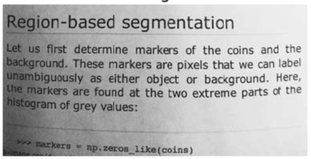
#> input picture M6-Computer Vision/05. Edge detection, perspective transform and Morphological transformations/img/t1.png, 311 x 159 px, shrunk from 574 x 293 before the run
$ jupyter execute 'Morphological Transformations.ipynb'   (shell and % lines are left out)
#> lines starting #> are read from the running program, lines starting #| are printed output that depends on the picture; after the words box and inside, x2 and y2 are one past the last pixel; in counts of white or black regions, pixels touching at a corner belong together
# Computer Vision Morphological Transformations

[cell 1]
import cv2
import numpy as np
import matplotlib.pyplot as plt

## Dilation

[cell 2]
# Create a simple 3 by 3 kernel of ones with numpy
kernel = np.ones((3,3),np.uint8)
kernel

[cell 3]
# Load an image, threshold it (binary_inverse) and apply dilation with openCV, try different number of iterations
text = cv2.imread('img/t1.png',0)
#> text: shape (159, 311); min 24, max 255, mean 176.7
notes =cv2.imread('img/notes.png',0)
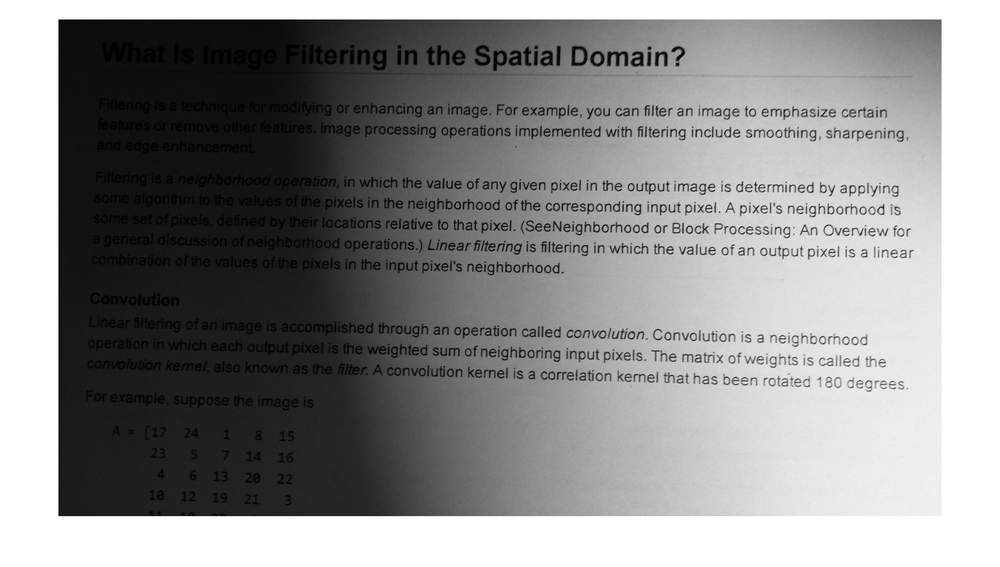
#> input picture M6-Computer Vision/05. Edge detection, perspective transform and Morphological transformations/img/notes.png, 1000 x 567 px, shrunk from 1848 x 1048 before the run
#> notes is the input picture: shape (567, 1000); min 0, max 255, mean 143
ret, th1 = cv2.threshold(text, 75, 255,cv2.THRESH_BINARY_INV)
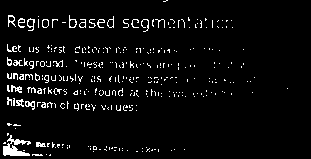
#> th1: shape (159, 311); 4.9% white in thin lines or dots, all inside (x1, y1, x2, y2) = (3, 0, 288, 156)
ret1, otsu =cv2.threshold(text,0,255,cv2.THRESH_BINARY_INV+cv2.THRESH_OTSU)
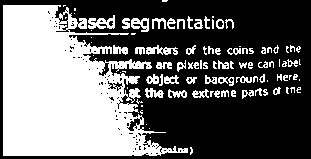
#> otsu: shape (159, 311); 41.3% white; 98 white regions (37 under 20 px), largest, box (x1, y1, x2, y2) and area: (3, 5, 188, 156) 17081, (88, 15, 115, 29) 219, (146, 45, 178, 55) 173
#> ret1 = 168
th_2 = cv2.adaptiveThreshold(text,255,cv2.ADAPTIVE_THRESH_MEAN_C,cv2.THRESH_BINARY,11,9)
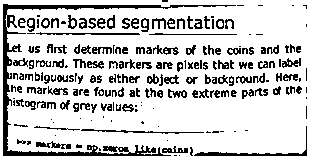
#> th_2: shape (159, 311); 80.3% white; black in thin lines or dots
dil_image =cv2.dilate(th1,kernel, iterations=2)
#> dil_image: shape (159, 311); 26.6% white; 54 white regions, largest, box (x1, y1, x2, y2) and area: (5, 55, 85, 97) 1927, (6, 13, 116, 33) 1449, (121, 15, 192, 34) 928


plt.figure(figsize = (12,10))
plt.imshow(dil_image,cmap='gray')

[cell 4]
# Try with bigger kernels (5,5) and (7,7) or bigger and check what is the difference
kernel_1 =np.ones((5,5),dtype='uint8')
kernel_2 =np.ones((7,7),dtype='uint8')
kernels=[kernel,kernel_1,kernel_2]
image = text.copy()
iteration=[1,2,3]
ret, th = cv2.threshold(image, 75, 255,cv2.THRESH_BINARY_INV)
def dilation(image,kernel):
    for i in range(3):
        dil_image =cv2.dilate(image,kernel, iterations=iteration[i])
    #     plt.figure(figsize=(12,10))
        plt.subplot(2,2, i+1)
        plt.imshow(dil_image,cmap='gray')
        plt.title('iteration:-'+str(iteration[i]))
    plt.show()

dilation(th1,kernels[0])
dilation(th1,kernels[1])
dilation(th1,kernels[2])

[Hint](# "cv2.dilate")

[cell 5]
# Repeat the operation but this time create a special kernel with cv2.getStructuringElement, try different elements
# For example cv2.MORPH_RECT, cv2.MORPH_ELLIPSE and cv2.MORPH_CROSS, etc.
# Compare how the different kernels will affect the image
kernel_E1=cv2.getStructuringElement(cv2.MORPH_RECT,(5,5))
kernel_E2=cv2.getStructuringElement(cv2.MORPH_ELLIPSE,(5,5))
kernel_E3=cv2.getStructuringElement(cv2.MORPH_CROSS,(5,5))

dilation(th1,kernel_E3),dilation(th1,kernels[1]),dilation(th1,kernel_E2)
#> the loop in dilation (call 6), `for i in range(3):` made 3 passes
#> pass 1, in dilation (call 6), `dil_image =cv2.dilate(image,kernel, iterations=iteration[i])`:
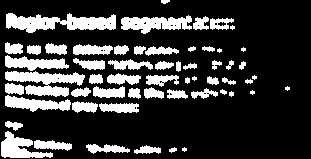
#> dil_image: shape (159, 311); 22.7% white; 57 white regions (8 under 20 px), largest, box (x1, y1, x2, y2) and area: (6, 13, 116, 33) 1318, (5, 71, 85, 97) 1114, (121, 15, 192, 34) 817

## Erosion

[cell 6]
# Using the same kernels, apply Erosion to the thresholded image, make sure to start with a clean image
itera =[1,3,5]
def erosion(image,kernel):
    for i in range(3):
        erosion =cv2.erode(image,kernel,iterations=itera[i])
    #     plt.figure(figsize=(12,10))
        plt.subplot(2,2, i+1)
        plt.imshow(erosion,cmap='gray')
        plt.title('iteration:-'+str(itera[i]))
    plt.show()

[cell 7]
ret, th1 = cv2.threshold(text, 75, 255,cv2.THRESH_BINARY)
ker1=cv2.getStructuringElement(cv2.MORPH_RECT,(3,3))
erosion(th1,ker1),plt.imshow(th1,cmap='gray')

[Hint](# "cv2.erode")

## Morphological Transformations: Opening / Closing

[cell 8]
# Apply opening to the thresholded image, experiment with different iterations
th_2 = cv2.adaptiveThreshold(text,255,cv2.ADAPTIVE_THRESH_MEAN_C,cv2.THRESH_BINARY_INV,11,9)
#> th_2: shape (159, 311); 19.7% white in thin lines or dots
kernel=cv2.getStructuringElement(cv2.MORPH_ELLIPSE,(3,3))
erosion(th_2,kernel)
#> the loop in erosion (call 2), `for i in range(3):` made 3 passes
#> pass 1, in erosion (call 2), `erosion =cv2.erode(image,kernel,iterations=itera[i])`:
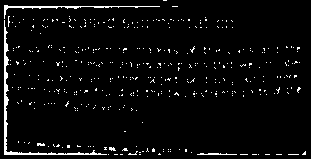
#> erosion: shape (159, 311); 3.9% white in thin lines or dots
dilation(th_2,kernel)
#> the loop in dilation (call 7), `for i in range(3):` made 3 passes
#> pass 1, in dilation (call 7), `dil_image =cv2.dilate(image,kernel, iterations=iteration[i])`:
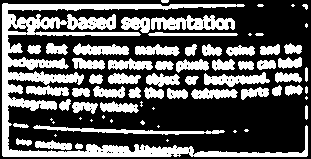
#> dil_image: shape (159, 311); 36.7% white; 70 white regions (19 under 20 px), largest, box (x1, y1, x2, y2) and area: (2, 3, 308, 157) 7598, (151, 15, 235, 30) 840, (33, 125, 225, 135) 643
#> pass 3, in dilation (call 7), `dil_image =cv2.dilate(image,kernel, iterations=iteration[i])`:
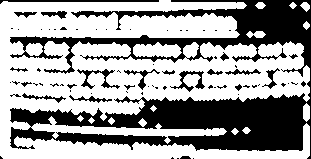
#> dil_image: shape (159, 311); 61.7% white; 72 black regions (51 under 20 px), largest, box (x1, y1, x2, y2) and area: (10, 0, 311, 159) 16865, (0, 0, 159, 4) 316, (77, 69, 120, 89) 239
plt.imshow(th_2,cmap='gray')

[cell 9]
opening = cv2.morphologyEx(th_2,cv2.MORPH_OPEN, kernel)
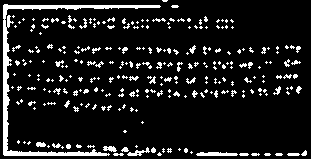
#> opening: shape (159, 311); 10.5% white; 265 white regions (211 under 20 px), largest, box (x1, y1, x2, y2) and area: (3, 4, 161, 156) 1753, (196, 152, 238, 156) 139, (127, 147, 150, 156) 79
plt.imshow(opening,cmap='gray')

[Hint](# "cv2.morphologyEx with cv2.MORPH_OPEN ")

[cell 10]
# Apply closing to the thresholded image, experiment with different iterations
closing=cv2.morphologyEx(th_2,cv2.MORPH_CLOSE, kernel)
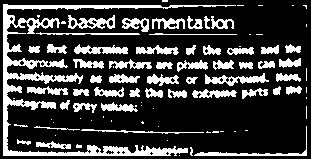
#> closing: shape (159, 311); 23.4% white; 90 white regions (39 under 20 px), largest, box (x1, y1, x2, y2) and area: (3, 4, 236, 156) 4006, (205, 73, 269, 86) 368, (194, 126, 307, 156) 356
plt.imshow(closing,cmap='gray')
